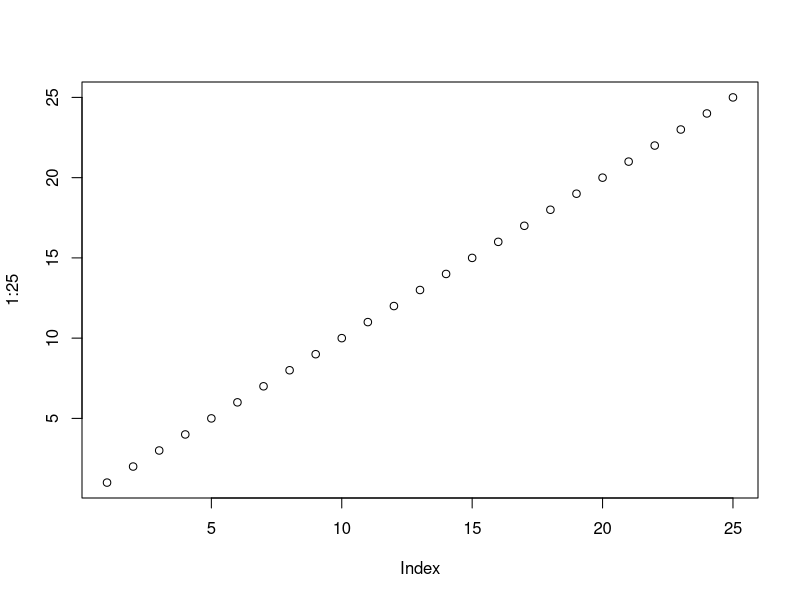
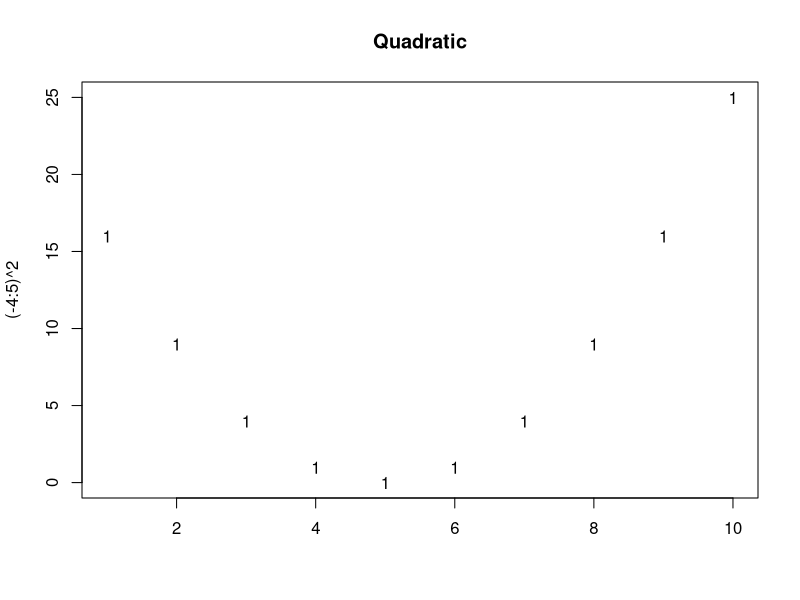
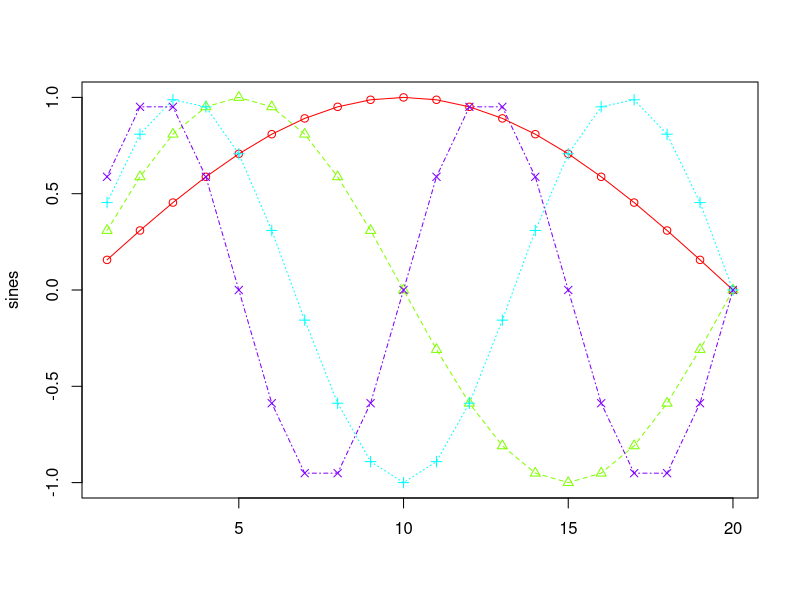
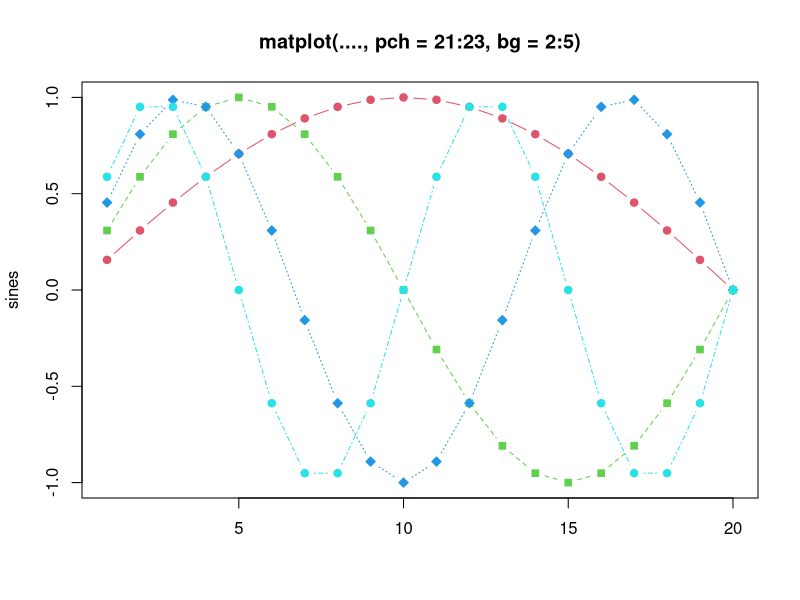
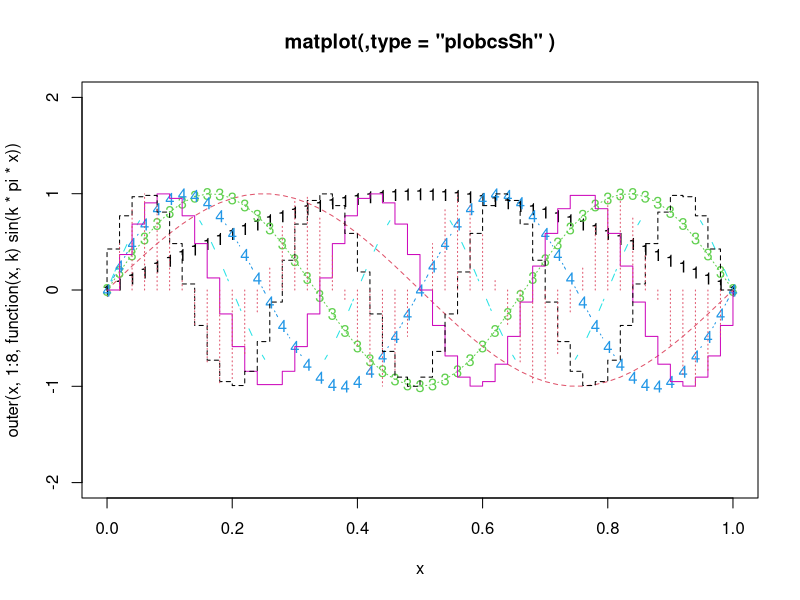
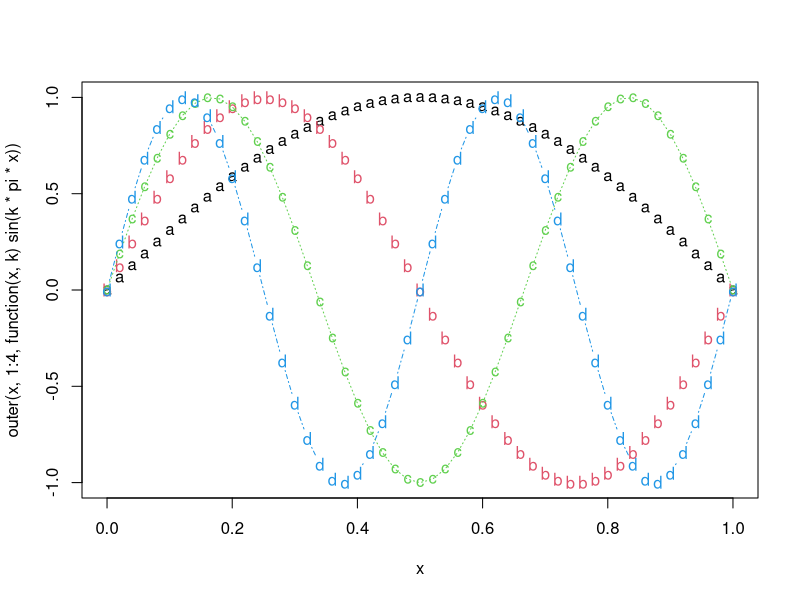
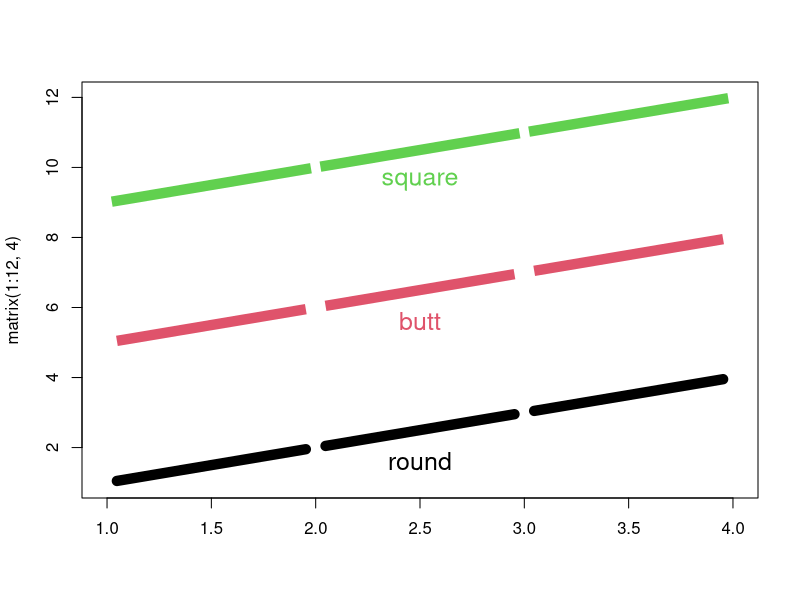
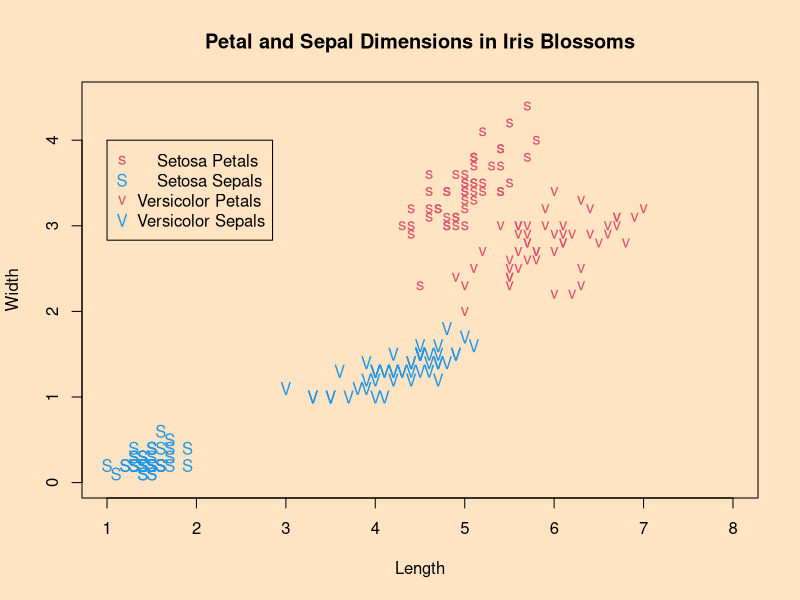

These figures' R source, in order:
setwd('/home/marcelocabral/projects/DataScience/R Azure ML/big_data_r_azure')
getwd()

# contribuidores 
contributors()

# comandos contribuidores 
sessionInfo()

print('aprendendo ciência de dados')

plot(1:25)

install.packages('randomForest')
install.packages('ggplot2')
install.packages(dplyr)
install.packages('devtools')

library(ggplot2)

?matplot
example(matplot)
